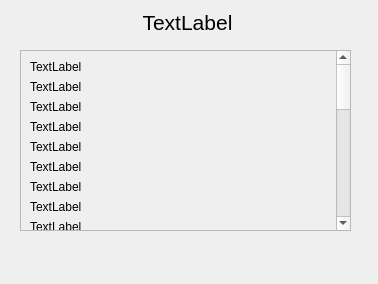
<?xml version="1.0" encoding="UTF-8"?>
<ui version="4.0">
 <class>day_popup</class>
 <widget class="QDialog" name="day_popup">
  <property name="geometry">
   <rect>
    <x>0</x>
    <y>0</y>
    <width>378</width>
    <height>284</height>
   </rect>
  </property>
  <property name="windowTitle">
   <string>Dialog</string>
  </property>
  <widget class="QLabel" name="label_date">
   <property name="geometry">
    <rect>
     <x>12</x>
     <y>12</y>
     <width>351</width>
     <height>21</height>
    </rect>
   </property>
   <property name="sizePolicy">
    <sizepolicy hsizetype="Preferred" vsizetype="Fixed">
     <horstretch>0</horstretch>
     <verstretch>0</verstretch>
    </sizepolicy>
   </property>
   <property name="font">
    <font>
     <pointsize>16</pointsize>
    </font>
   </property>
   <property name="text">
    <string>TextLabel</string>
   </property>
   <property name="alignment">
    <set>Qt::AlignCenter</set>
   </property>
  </widget>
  <widget class="QScrollArea" name="scrollArea">
   <property name="geometry">
    <rect>
     <x>20</x>
     <y>50</y>
     <width>331</width>
     <height>181</height>
    </rect>
   </property>
   <property name="widgetResizable">
    <bool>true</bool>
   </property>
   <widget class="QWidget" name="scrollAreaWidgetContents">
    <property name="geometry">
     <rect>
      <x>0</x>
      <y>0</y>
      <width>312</width>
      <height>702</height>
     </rect>
    </property>
    <layout class="QVBoxLayout" name="verticalLayout">
     <item>
      <widget class="QLabel" name="label">
       <property name="sizePolicy">
        <sizepolicy hsizetype="Minimum" vsizetype="Fixed">
         <horstretch>0</horstretch>
         <verstretch>0</verstretch>
        </sizepolicy>
       </property>
       <property name="text">
        <string>TextLabel</string>
       </property>
      </widget>
     </item>
     <item>
      <widget class="QLabel" name="label_3">
       <property name="sizePolicy">
        <sizepolicy hsizetype="Minimum" vsizetype="Fixed">
         <horstretch>0</horstretch>
         <verstretch>0</verstretch>
        </sizepolicy>
       </property>
       <property name="text">
        <string>TextLabel</string>
       </property>
      </widget>
     </item>
     <item>
      <widget class="QLabel" name="label_29">
       <property name="sizePolicy">
        <sizepolicy hsizetype="Minimum" vsizetype="Fixed">
         <horstretch>0</horstretch>
         <verstretch>0</verstretch>
        </sizepolicy>
       </property>
       <property name="text">
        <string>TextLabel</string>
       </property>
      </widget>
     </item>
     <item>
      <widget class="QLabel" name="label_27">
       <property name="sizePolicy">
        <sizepolicy hsizetype="Minimum" vsizetype="Fixed">
         <horstretch>0</horstretch>
         <verstretch>0</verstretch>
        </sizepolicy>
       </property>
       <property name="text">
        <string>TextLabel</string>
       </property>
      </widget>
     </item>
     <item>
      <widget class="QLabel" name="label_26">
       <property name="sizePolicy">
        <sizepolicy hsizetype="Minimum" vsizetype="Fixed">
         <horstretch>0</horstretch>
         <verstretch>0</verstretch>
        </sizepolicy>
       </property>
       <property name="text">
        <string>TextLabel</string>
       </property>
      </widget>
     </item>
     <item>
      <widget class="QLabel" name="label_28">
       <property name="sizePolicy">
        <sizepolicy hsizetype="Minimum" vsizetype="Fixed">
         <horstretch>0</horstretch>
         <verstretch>0</verstretch>
        </sizepolicy>
       </property>
       <property name="text">
        <string>TextLabel</string>
       </property>
      </widget>
     </item>
     <item>
      <widget class="QLabel" name="label_30">
       <property name="sizePolicy">
        <sizepolicy hsizetype="Minimum" vsizetype="Fixed">
         <horstretch>0</horstretch>
         <verstretch>0</verstretch>
        </sizepolicy>
       </property>
       <property name="text">
        <string>TextLabel</string>
       </property>
      </widget>
     </item>
     <item>
      <widget class="QLabel" name="label_2">
       <property name="sizePolicy">
        <sizepolicy hsizetype="Minimum" vsizetype="Fixed">
         <horstretch>0</horstretch>
         <verstretch>0</verstretch>
        </sizepolicy>
       </property>
       <property name="text">
        <string>TextLabel</string>
       </property>
      </widget>
     </item>
     <item>
      <widget class="QLabel" name="label_24">
       <property name="sizePolicy">
        <sizepolicy hsizetype="Minimum" vsizetype="Fixed">
         <horstretch>0</horstretch>
         <verstretch>0</verstretch>
        </sizepolicy>
       </property>
       <property name="text">
        <string>TextLabel</string>
       </property>
      </widget>
     </item>
     <item>
      <widget class="QLabel" name="label_23">
       <property name="sizePolicy">
        <sizepolicy hsizetype="Minimum" vsizetype="Fixed">
         <horstretch>0</horstretch>
         <verstretch>0</verstretch>
        </sizepolicy>
       </property>
       <property name="text">
        <string>TextLabel</string>
       </property>
      </widget>
     </item>
     <item>
      <widget class="QLabel" name="label_22">
       <property name="sizePolicy">
        <sizepolicy hsizetype="Minimum" vsizetype="Fixed">
         <horstretch>0</horstretch>
         <verstretch>0</verstretch>
        </sizepolicy>
       </property>
       <property name="text">
        <string>TextLabel</string>
       </property>
      </widget>
     </item>
     <item>
      <widget class="QLabel" name="label_21">
       <property name="sizePolicy">
        <sizepolicy hsizetype="Minimum" vsizetype="Fixed">
         <horstretch>0</horstretch>
         <verstretch>0</verstretch>
        </sizepolicy>
       </property>
       <property name="text">
        <string>TextLabel</string>
       </property>
      </widget>
     </item>
     <item>
      <widget class="QLabel" name="label_25">
       <property name="sizePolicy">
        <sizepolicy hsizetype="Minimum" vsizetype="Fixed">
         <horstretch>0</horstretch>
         <verstretch>0</verstretch>
        </sizepolicy>
       </property>
       <property name="text">
        <string>TextLabel</string>
       </property>
      </widget>
     </item>
     <item>
      <widget class="QLabel" name="label_4">
       <property name="sizePolicy">
        <sizepolicy hsizetype="Minimum" vsizetype="Fixed">
         <horstretch>0</horstretch>
         <verstretch>0</verstretch>
        </sizepolicy>
       </property>
       <property name="text">
        <string>TextLabel</string>
       </property>
      </widget>
     </item>
     <item>
      <widget class="QLabel" name="label_17">
       <property name="sizePolicy">
        <sizepolicy hsizetype="Minimum" vsizetype="Fixed">
         <horstretch>0</horstretch>
         <verstretch>0</verstretch>
        </sizepolicy>
       </property>
       <property name="text">
        <string>TextLabel</string>
       </property>
      </widget>
     </item>
     <item>
      <widget class="QLabel" name="label_19">
       <property name="sizePolicy">
        <sizepolicy hsizetype="Minimum" vsizetype="Fixed">
         <horstretch>0</horstretch>
         <verstretch>0</verstretch>
        </sizepolicy>
       </property>
       <property name="text">
        <string>TextLabel</string>
       </property>
      </widget>
     </item>
     <item>
      <widget class="QLabel" name="label_18">
       <property name="sizePolicy">
        <sizepolicy hsizetype="Minimum" vsizetype="Fixed">
         <horstretch>0</horstretch>
         <verstretch>0</verstretch>
        </sizepolicy>
       </property>
       <property name="text">
        <string>TextLabel</string>
       </property>
      </widget>
     </item>
     <item>
      <widget class="QLabel" name="label_16">
       <property name="sizePolicy">
        <sizepolicy hsizetype="Minimum" vsizetype="Fixed">
         <horstretch>0</horstretch>
         <verstretch>0</verstretch>
        </sizepolicy>
       </property>
       <property name="text">
        <string>TextLabel</string>
       </property>
      </widget>
     </item>
     <item>
      <widget class="QLabel" name="label_20">
       <property name="sizePolicy">
        <sizepolicy hsizetype="Minimum" vsizetype="Fixed">
         <horstretch>0</horstretch>
         <verstretch>0</verstretch>
        </sizepolicy>
       </property>
       <property name="text">
        <string>TextLabel</string>
       </property>
      </widget>
     </item>
     <item>
      <widget class="QLabel" name="label_12">
       <property name="sizePolicy">
        <sizepolicy hsizetype="Minimum" vsizetype="Fixed">
         <horstretch>0</horstretch>
         <verstretch>0</verstretch>
        </sizepolicy>
       </property>
       <property name="text">
        <string>TextLabel</string>
       </property>
      </widget>
     </item>
     <item>
      <widget class="QLabel" name="label_14">
       <property name="sizePolicy">
        <sizepolicy hsizetype="Minimum" vsizetype="Fixed">
         <horstretch>0</horstretch>
         <verstretch>0</verstretch>
        </sizepolicy>
       </property>
       <property name="text">
        <string>TextLabel</string>
       </property>
      </widget>
     </item>
     <item>
      <widget class="QLabel" name="label_11">
       <property name="sizePolicy">
        <sizepolicy hsizetype="Minimum" vsizetype="Fixed">
         <horstretch>0</horstretch>
         <verstretch>0</verstretch>
        </sizepolicy>
       </property>
       <property name="text">
        <string>TextLabel</string>
       </property>
      </widget>
     </item>
     <item>
      <widget class="QLabel" name="label_13">
       <property name="sizePolicy">
        <sizepolicy hsizetype="Minimum" vsizetype="Fixed">
         <horstretch>0</horstretch>
         <verstretch>0</verstretch>
        </sizepolicy>
       </property>
       <property name="text">
        <string>TextLabel</string>
       </property>
      </widget>
     </item>
     <item>
      <widget class="QLabel" name="label_15">
       <property name="sizePolicy">
        <sizepolicy hsizetype="Minimum" vsizetype="Fixed">
         <horstretch>0</horstretch>
         <verstretch>0</verstretch>
        </sizepolicy>
       </property>
       <property name="text">
        <string>TextLabel</string>
       </property>
      </widget>
     </item>
     <item>
      <widget class="QLabel" name="label_5">
       <property name="sizePolicy">
        <sizepolicy hsizetype="Minimum" vsizetype="Fixed">
         <horstretch>0</horstretch>
         <verstretch>0</verstretch>
        </sizepolicy>
       </property>
       <property name="text">
        <string>TextLabel</string>
       </property>
      </widget>
     </item>
     <item>
      <widget class="QLabel" name="label_6">
       <property name="sizePolicy">
        <sizepolicy hsizetype="Minimum" vsizetype="Fixed">
         <horstretch>0</horstretch>
         <verstretch>0</verstretch>
        </sizepolicy>
       </property>
       <property name="text">
        <string>TextLabel</string>
       </property>
      </widget>
     </item>
     <item>
      <widget class="QLabel" name="label_9">
       <property name="sizePolicy">
        <sizepolicy hsizetype="Minimum" vsizetype="Fixed">
         <horstretch>0</horstretch>
         <verstretch>0</verstretch>
        </sizepolicy>
       </property>
       <property name="text">
        <string>TextLabel</string>
       </property>
      </widget>
     </item>
     <item>
      <widget class="QLabel" name="label_8">
       <property name="sizePolicy">
        <sizepolicy hsizetype="Minimum" vsizetype="Fixed">
         <horstretch>0</horstretch>
         <verstretch>0</verstretch>
        </sizepolicy>
       </property>
       <property name="text">
        <string>TextLabel</string>
       </property>
      </widget>
     </item>
     <item>
      <widget class="QLabel" name="label_7">
       <property name="sizePolicy">
        <sizepolicy hsizetype="Minimum" vsizetype="Fixed">
         <horstretch>0</horstretch>
         <verstretch>0</verstretch>
        </sizepolicy>
       </property>
       <property name="text">
        <string>TextLabel</string>
       </property>
      </widget>
     </item>
     <item>
      <widget class="QLabel" name="label_10">
       <property name="sizePolicy">
        <sizepolicy hsizetype="Minimum" vsizetype="Fixed">
         <horstretch>0</horstretch>
         <verstretch>0</verstretch>
        </sizepolicy>
       </property>
       <property name="text">
        <string>TextLabel</string>
       </property>
      </widget>
     </item>
    </layout>
   </widget>
  </widget>
 </widget>
 <resources/>
 <connections/>
</ui>
